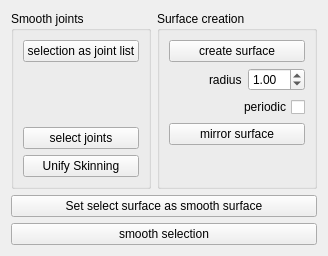
<?xml version="1.0" encoding="UTF-8"?>
<ui version="4.0">
 <class>Form</class>
 <widget class="QWidget" name="Form">
  <property name="geometry">
   <rect>
    <x>0</x>
    <y>0</y>
    <width>302</width>
    <height>256</height>
   </rect>
  </property>
  <property name="windowTitle">
   <string>Form</string>
  </property>
  <layout class="QVBoxLayout" name="verticalLayout_3">
   <item>
    <layout class="QHBoxLayout" name="horizontalLayout">
     <item>
      <widget class="QGroupBox" name="joint_box">
       <property name="title">
        <string>Smooth joints</string>
       </property>
       <layout class="QVBoxLayout" name="verticalLayout_2">
        <item>
         <widget class="QPushButton" name="joint_list_btn">
          <property name="text">
           <string>selection as joint list</string>
          </property>
         </widget>
        </item>
        <item>
         <spacer name="verticalSpacer">
          <property name="orientation">
           <enum>Qt::Vertical</enum>
          </property>
          <property name="sizeHint" stdset="0">
           <size>
            <width>20</width>
            <height>40</height>
           </size>
          </property>
         </spacer>
        </item>
        <item>
         <widget class="QPushButton" name="select_joints_btn">
          <property name="text">
           <string>select joints</string>
          </property>
         </widget>
        </item>
        <item>
         <widget class="QPushButton" name="unify_skinning_btn">
          <property name="toolTip">
           <string>Moves the weights from all the joints on the list, to the first joint</string>
          </property>
          <property name="locale">
           <locale language="English" country="UnitedStates"/>
          </property>
          <property name="text">
           <string>Unify Skinning</string>
          </property>
         </widget>
        </item>
       </layout>
      </widget>
     </item>
     <item>
      <widget class="QGroupBox" name="Surface_box">
       <property name="title">
        <string>Surface creation</string>
       </property>
       <layout class="QVBoxLayout" name="verticalLayout">
        <item>
         <widget class="QPushButton" name="create_surface_btn">
          <property name="text">
           <string>create surface</string>
          </property>
         </widget>
        </item>
        <item>
         <layout class="QHBoxLayout" name="horizontalLayout_2">
          <item>
           <spacer name="horizontalSpacer">
            <property name="orientation">
             <enum>Qt::Horizontal</enum>
            </property>
            <property name="sizeType">
             <enum>QSizePolicy::Minimum</enum>
            </property>
            <property name="sizeHint" stdset="0">
             <size>
              <width>40</width>
              <height>20</height>
             </size>
            </property>
           </spacer>
          </item>
          <item>
           <widget class="QLabel" name="label">
            <property name="layoutDirection">
             <enum>Qt::LeftToRight</enum>
            </property>
            <property name="text">
             <string>radius</string>
            </property>
           </widget>
          </item>
          <item>
           <widget class="QDoubleSpinBox" name="radius_spinbox">
            <property name="singleStep">
             <double>0.001000000000000</double>
            </property>
            <property name="stepType">
             <enum>QAbstractSpinBox::AdaptiveDecimalStepType</enum>
            </property>
            <property name="value">
             <double>1.000000000000000</double>
            </property>
           </widget>
          </item>
         </layout>
        </item>
        <item>
         <widget class="QCheckBox" name="periodic_curve_chk">
          <property name="layoutDirection">
           <enum>Qt::RightToLeft</enum>
          </property>
          <property name="text">
           <string>periodic</string>
          </property>
         </widget>
        </item>
        <item>
         <widget class="QPushButton" name="mirror_surface_btn">
          <property name="text">
           <string>mirror surface</string>
          </property>
         </widget>
        </item>
        <item>
         <spacer name="verticalSpacer_2">
          <property name="orientation">
           <enum>Qt::Vertical</enum>
          </property>
          <property name="sizeHint" stdset="0">
           <size>
            <width>20</width>
            <height>40</height>
           </size>
          </property>
         </spacer>
        </item>
       </layout>
      </widget>
     </item>
    </layout>
   </item>
   <item>
    <widget class="QPushButton" name="set_selected_surface_btn">
     <property name="toolTip">
      <string>Set select surface as smooth surface</string>
     </property>
     <property name="text">
      <string>Set select surface as smooth surface</string>
     </property>
    </widget>
   </item>
   <item>
    <widget class="QPushButton" name="smooth_btn">
     <property name="toolTip">
      <string>Smooths the selected geometry based on the joint list and the smooth surface</string>
     </property>
     <property name="text">
      <string>smooth selection</string>
     </property>
    </widget>
   </item>
  </layout>
 </widget>
 <resources/>
 <connections/>
</ui>
